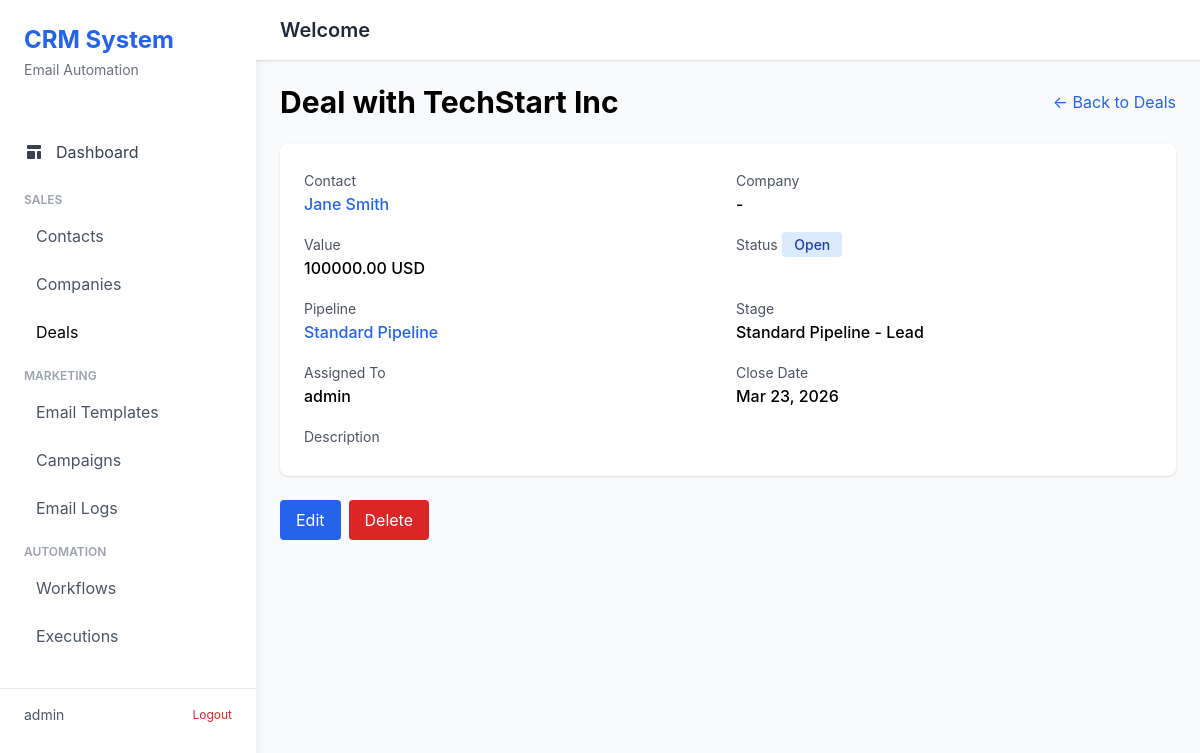
/deals/2/ (signed in), run on the app's committed database.
### deals/models.py (models this page shows, shortened)
class Deal(models.Model):
    STATUS_CHOICES = [
        ('open', 'Open'),
        ('won', 'Won'),
        ('lost', 'Lost'),
    ]
    title = models.CharField(max_length=255)
    description = models.TextField(blank=True)
    value = models.DecimalField(max_digits=12, decimal_places=2)
    currency = models.CharField(max_length=3, default='USD')
    contact = models.ForeignKey(Contact, on_delete=models.CASCADE, related_name='deals')
    company = models.ForeignKey(Company, on_delete=models.SET_NULL, null=True, blank=True, related_name='deals')
    pipeline = models.ForeignKey(Pipeline, on_delete=models.PROTECT)
    stage = models.ForeignKey(Stage, on_delete=models.SET_NULL, null=True, blank=True)
    status = models.CharField(max_length=20, choices=STATUS_CHOICES, default='open')
    assigned_to = models.ForeignKey(User, on_delete=models.SET_NULL, null=True, blank=True, related_name='assigned_deals')
    close_date = models.DateField(null=True, blank=True)
    created_at = models.DateTimeField(auto_now_add=True)
    updated_at = models.DateTimeField(auto_now=True)
    class Meta:
        ordering = ['-created_at']

class Pipeline(models.Model):
    name = models.CharField(max_length=255)
    description = models.TextField(blank=True)
    created_by = models.ForeignKey(User, on_delete=models.SET_NULL, null=True, blank=True)
    created_at = models.DateTimeField(auto_now_add=True)
    updated_at = models.DateTimeField(auto_now=True)
    def __str__(self):
        return self.name

class Stage(models.Model):
    name = models.CharField(max_length=255)
    pipeline = models.ForeignKey(Pipeline, on_delete=models.CASCADE, related_name='stages')
    order = models.PositiveIntegerField(default=0)
    probability = models.IntegerField(default=50, help_text="Win probability %")
    created_at = models.DateTimeField(auto_now_add=True)
    class Meta:
        ordering = ['order']
        unique_together = ('pipeline', 'order')
    def __str__(self):
        return f"{self.pipeline.name} - {self.name}"

### contacts/models.py (models this page shows, shortened)
class Contact(models.Model):
    STATUS_CHOICES = [
        ('lead', 'Lead'),
        ('prospect', 'Prospect'),
        ('customer', 'Customer'),
        ('archived', 'Archived'),
    ]
    first_name = models.CharField(max_length=255)
    last_name = models.CharField(max_length=255)
    email = models.EmailField(unique=True)
    phone = models.CharField(max_length=20, blank=True, null=True)
    company = models.ForeignKey(Company, on_delete=models.SET_NULL, null=True, blank=True, related_name='contacts')
    status = models.CharField(max_length=20, choices=STATUS_CHOICES, default='lead')
    tags = models.CharField(max_length=500, blank=True, help_text="Comma-separated tags")
    notes = models.TextField(blank=True)
    assigned_to = models.ForeignKey(User, on_delete=models.SET_NULL, null=True, blank=True, related_name='assigned_contacts')
    created_at = models.DateTimeField(auto_now_add=True)
    updated_at = models.DateTimeField(auto_now=True)
    class Meta:
        ordering = ['-created_at']
    def __str__(self):
        return f"{self.first_name} {self.last_name}"

### deals/views.py (the view)
# urls.py: path('<int:pk>/', views.DealDetailView.as_view(), name='deal_detail'),
class DealDetailView(LoginRequiredMixin, DetailView):
    model = Deal
    template_name = 'deals/deal_detail.html'
    context_object_name = 'deal'

### templates/deals/deal_detail.html (shortened to what this page needs)
{% extends "base.html" %}
{% load static %}
{% block content %}
<div class="max-w-4xl mx-auto space-y-6">
    <div class="flex justify-between items-center">
        <h1 class="text-3xl font-bold">{{ object.title }}</h1>
        <a href="{% url 'deals:deal_list' %}" class="text-blue-600 hover:underline">← Back to Deals</a>
    </div>
    <div class="bg-white rounded-lg shadow p-6 space-y-4">
        <div class="grid grid-cols-2 gap-4">
            <div>
                <label class="text-sm text-gray-600">Contact</label>
                <p class="font-medium"><a href="{% url 'contacts:contact_detail' object.contact.id %}" class="text-blue-600 hover:underline">{{ object.contact }}</a></p>
            </div>
            <div>
                <label class="text-sm text-gray-600">Company</label>
                <p class="font-medium">{% if object.company %}<a href="{% url 'contacts:company_detail' object.company.id %}" class="text-blue-600 hover:underline">{{ object.company }}</a>{% else %}-{% endif %}</p>
            </div>
            <div>
                <label class="text-sm text-gray-600">Value</label>
                <p class="font-medium">{{ object.value }} {{ object.currency }}</p>
            </div>
            <div>
                <label class="text-sm text-gray-600">Status</label>
                <span class="px-3 py-1 rounded text-sm font-medium
                    {% if object.status == 'won' %}bg-green-100 text-green-800
                    {% elif object.status == 'lost' %}bg-red-100 text-red-800
                    {% else %}bg-blue-100 text-blue-800{% endif %}">
                    {{ object.get_status_display }}
                </span>
            </div>
            <div>
                <label class="text-sm text-gray-600">Pipeline</label>
                <p class="font-medium"><a href="{% url 'deals:pipeline_detail' object.pipeline.id %}" class="text-blue-600 hover:underline">{{ object.pipeline }}</a></p>
            </div>
            <div>
                <label class="text-sm text-gray-600">Stage</label>
                <p class="font-medium">{{ object.stage }}</p>
            </div>
            <div>
                <label class="text-sm text-gray-600">Assigned To</label>
                <p class="font-medium">{% if object.assigned_to %}{{ object.assigned_to.get_full_name|default:object.assigned_to.username }}{% else %}-{% endif %}</p>
            </div>
            <div>
                <label class="text-sm text-gray-600">Close Date</label>
                <p class="font-medium">{{ object.close_date|date:"M d, Y"|default:"-" }}</p>
            </div>
        </div>
        <div>
            <label class="text-sm text-gray-600">Description</label>
        </div>
    </div>
    <div class="flex gap-2">
        <a href="{% url 'deals:deal_update' object.id %}" class="px-4 py-2 bg-blue-600 text-white rounded hover:bg-blue-700">
            Edit
        </a>
        <a href="{% url 'deals:deal_delete' object.id %}" class="px-4 py-2 bg-red-600 text-white rounded hover:bg-red-700">
            Delete
        </a>
    </div>
</div>
{% endblock %}

### templates/base.html (shortened to what this page needs)
<!DOCTYPE html>
<html lang="en">
<head>
    <script src="https://cdn.tailwindcss.com"></script>
</head>
<body class="bg-gray-50">
    <div class="flex h-screen">
        <div class="w-64 bg-white shadow-lg overflow-y-auto">
            <div class="p-6">
                <h1 class="text-2xl font-bold text-blue-600">CRM System</h1>
                <p class="text-sm text-gray-500 mt-1">Email Automation</p>
            </div>
            <nav class="mt-6">
                <a href="{% url 'dashboard' %}" class="block px-6 py-3 {% if request.resolver_match.url_name == 'dashboard' %}sidebar-active{% else %}text-gray-700 hover:bg-gray-100{% endif %}">
                    <span class="flex items-center">
                        Dashboard
                    </span>
                </a>
                <div class="mt-4 px-6">
                    <p class="text-xs font-semibold text-gray-400 uppercase">Sales</p>
                    <a href="{% url 'contacts:contact_list' %}" class="block mt-2 px-3 py-2 rounded {% if request.resolver_match.app_name == 'contacts' %}sidebar-active{% else %}text-gray-600 hover:bg-gray-100{% endif %}">
                        Contacts
                    </a>
                    <a href="{% url 'contacts:company_list' %}" class="block mt-2 px-3 py-2 rounded {% if request.resolver_match.url_name == 'company_list' %}sidebar-active{% else %}text-gray-600 hover:bg-gray-100{% endif %}">
                        Companies
                    </a>
                    <a href="{% url 'deals:deal_list' %}" class="block mt-2 px-3 py-2 rounded {% if request.resolver_match.app_name == 'deals' %}sidebar-active{% else %}text-gray-600 hover:bg-gray-100{% endif %}">
                        Deals
                    </a>
                </div>
                <div class="mt-4 px-6">
                    <p class="text-xs font-semibold text-gray-400 uppercase">Marketing</p>
                    <a href="{% url 'emails:template_list' %}" class="block mt-2 px-3 py-2 rounded {% if request.resolver_match.url_name == 'template_list' %}sidebar-active{% else %}text-gray-600 hover:bg-gray-100{% endif %}">
                        Email Templates
                    </a>
                    <a href="{% url 'emails:campaign_list' %}" class="block mt-2 px-3 py-2 rounded {% if request.resolver_match.url_name == 'campaign_list' %}sidebar-active{% else %}text-gray-600 hover:bg-gray-100{% endif %}">
                        Campaigns
                    </a>
                    <a href="{% url 'emails:log_list' %}" class="block mt-2 px-3 py-2 rounded {% if request.resolver_match.url_name == 'log_list' %}sidebar-active{% else %}text-gray-600 hover:bg-gray-100{% endif %}">
                        Email Logs
                    </a>
                </div>
                <div class="mt-4 px-6">
                    <p class="text-xs font-semibold text-gray-400 uppercase">Automation</p>
                    <a href="{% url 'automations:workflow_list' %}" class="block mt-2 px-3 py-2 rounded {% if request.resolver_match.url_name == 'workflow_list' %}sidebar-active{% else %}text-gray-600 hover:bg-gray-100{% endif %}">
                        Workflows
                    </a>
                    <a href="{% url 'automations:execution_list' %}" class="block mt-2 px-3 py-2 rounded {% if request.resolver_match.url_name == 'execution_list' %}sidebar-active{% else %}text-gray-600 hover:bg-gray-100{% endif %}">
                        Executions
                    </a>
                </div>
            </nav>
            <div class="mt-8 px-6 border-t pt-4">
                <div class="flex items-center justify-between">
                    <span class="text-sm text-gray-600">{{ user.username }}</span>
                    <a href="{% url 'account_logout' %}" class="text-xs text-red-600 hover:text-red-700">Logout</a>
                </div>
            </div>
        </div>
        <div class="flex-1 flex flex-col overflow-hidden">
            <header class="bg-white shadow">
                <div class="px-6 py-4 flex justify-between items-center">
                    <h2 class="text-xl font-semibold text-gray-800">{% block header %}Welcome{% endblock %}</h2>
                </div>
            </header>
            <main class="flex-1 overflow-auto">
                <div class="p-6">
                    {% block content %}{% endblock %}
                </div>
            </main>
        </div>
    </div>
</body>
</html>

### templates/base.html (style rules this page uses)
body { font-family: -apple-system, BlinkMacSystemFont, 'Segoe UI', Roboto, 'Helvetica Neue', Arial, sans-serif; }
.sidebar-active { @apply bg-blue-500 text-white; }

### data on the page
Deal: title "Deal with TechStart Inc", contact "Jane Smith", value "100000.00", currency "USD", status "Open", pipeline "Standard Pipeline", stage "Standard Pipeline - Lead", assigned_to.get_full_name "admin", close_date "Mar 23, 2026"

### other printed values
{{ user.username }} "admin"
